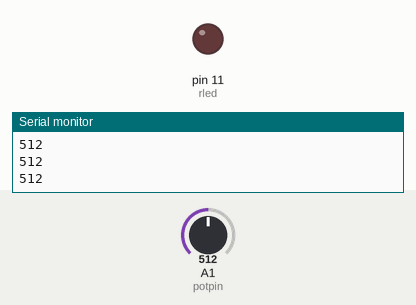
Recording of a sketch running on a simulated Arduino Uno, built with avr-gcc and run on an emulated ATmega328P. Parts: output pins drawn as LEDs (lit = HIGH), the last lines printed to the serial monitor. The test bench sets the inputs (shaded band); at power-on: A1 (potpin) = 512.

Above: at 1.2 s.
1.3 s: A1 (potpin) set to 982
2.8 s: A1 (potpin) set to 1008
At 3.9 s:
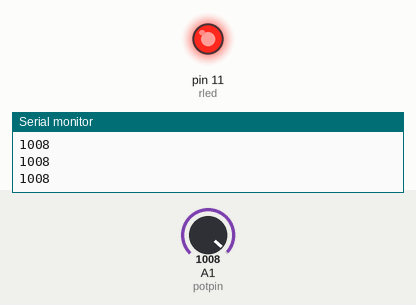
4.4 s: A1 (potpin) set to 990
At 5.3 s:
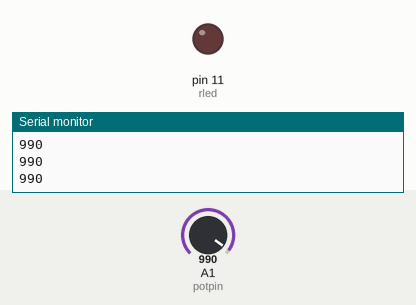
6.0 s: A1 (potpin) set to 1010
At 6.7 s:
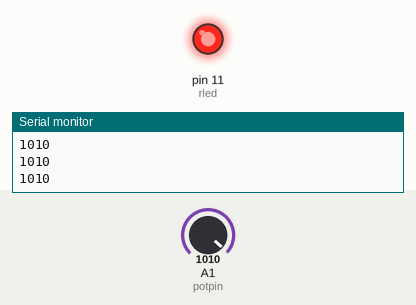
Timing chart, 0 to 8.6 s (numbered marks = the images above; inputs shaded):
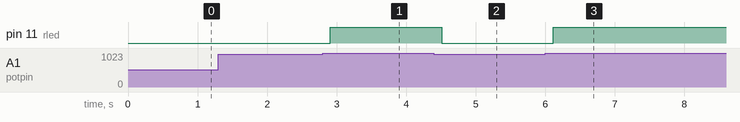

Measured:
- the behaviour switches between 1000 and 1001 on A1 (potpin) (found by bisection; images 0 and 1)
- after the input at 2.8 s, pin 11 (rled): LOW → HIGH after 0.11 s
- after the input at 4.4 s, pin 11 (rled): HIGH → LOW after 0.11 s
- after the input at 6.0 s, pin 11 (rled): LOW → HIGH after 0.12 s

The sketch:

whilelooppotval.ino
```cpp
int potval;
int wt=100;

int potpin=A1;
int rled=11;
void setup() {
  pinMode(potpin,INPUT);
  pinMode(rled,OUTPUT);
  Serial.begin(9600);
}

void loop() {
  potval=analogRead(potpin);
  Serial.println(potval);
  delay(wt);

  while(potval>1000){
    digitalWrite(rled,HIGH);
    potval=analogRead(potpin);
    Serial.println(potval);
    delay(wt);
  }
  digitalWrite(rled,LOW);
}
```
